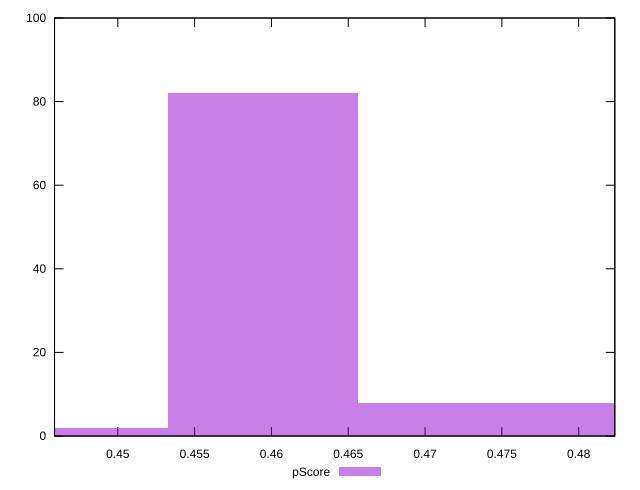

Write gnuplot code to recreate this figure.
reset

$pScore <<EOF
0.4594577171872768 82
0.48429326946767015 8
0.47187549332747347 8
0.4470399410470801 2
EOF

set key outside below
set boxwidth 0.01241777614019667
set xrange [0.44588235294117645:0.4823529411764706]
set yrange [0:100]
set trange [0:100]
set style fill transparent solid 0.5 noborder
set terminal svg size 640, 490 enhanced background rgb 'white'
set output "report_00014_2021-02-09T15:56:05.503Z/unused-javascript/samples/pages+cached+noadtech+nomedia+nocss/pScore/histogram.svg"

plot $pScore title "pScore" with boxes

reset
